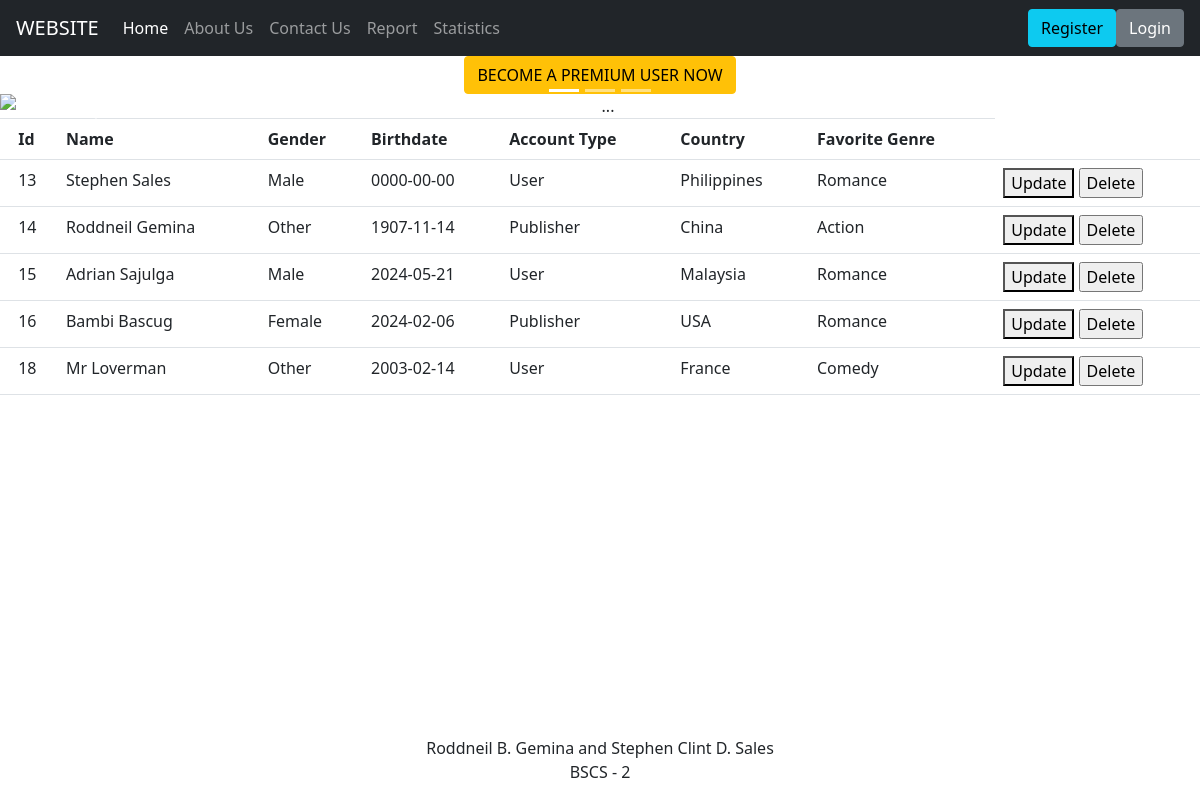
The page / on the database its author committed.
### tables this page shows
CREATE TABLE `tbluserprofile` (
  `userid` bigint(20) UNSIGNED NOT NULL,
  `firstname` varchar(20) NOT NULL,
  `lastname` varchar(20) NOT NULL,
  `gender` varchar(10) NOT NULL,
  `birthdate` date NOT NULL,
  `accType` varchar(20) NOT NULL,
  `country` varchar(100) NOT NULL,
  `favGenre` varchar(100) NOT NULL,
  `age` int(11) NOT NULL
);

### index.php (the view, shortened to what this page needs)
<!DOCTYPE html>
<html>
<head>
  <link rel="stylesheet" href="styles.css">
  <link href="https://cdn.jsdelivr.net/npm/bootstrap@5.0.2/dist/css/bootstrap.min.css" rel="stylesheet">
  <link rel="stylesheet" href="https://cdn.jsdelivr.net/npm/bootstrap@4.0.0/dist/css/bootstrap.min.css">
  <link href="https://cdn.jsdelivr.net/npm/bootstrap@5.0.0-alpha3/dist/css/bootstrap.min.css" rel="stylesheet">
  <link rel="stylesheet" href="https://cdnjs.cloudflare.com/ajax/libs/bootstrap-datepicker/1.9.0/css/bootstrap-datepicker.min.css">
  <link rel="stylesheet" href="https://cdnjs.cloudflare.com/ajax/libs/font-awesome/4.7.0/css/font-awesome.min.css">
</head>
<body>
    <nav class="navbar navbar-expand-lg navbar-dark bg-dark">
      <a class="navbar-brand" href="#">WEBSITE</a>
        <div class="collapse navbar-collapse" id="navbarText">
          <ul class="navbar-nav mr-auto">
            <li class="nav-item active">
              <a class="nav-link" href="Home.html">Home <span class="sr-only">(current)</span></a>
            </li>
            <li class="nav-item">
                <a class="nav-link" href="AboutUs.html">About Us</a>
            </li>
            <li class="nav-item">
                <a class="nav-link" href="ContactUs.html">Contact Us</a>
            </li>
            <li class="nav-item">
                <a class="nav-link" href="report.php">Report</a>
            </li>
            <li class="nav-item">
                <a class="nav-link" href="stats.php">Statistics</a>
            </li>
          </ul>
        </div>
        <button type="button" class="btn btn-info" data-bs-toggle="modal" data-bs-target="#regModal">
          Register
        </button>
        <button type="button" class="btn btn-secondary" data-bs-toggle="modal" data-bs-target="#loginModal" id="loginbtn">
          Login
        </button>
    </nav>
    <div class="row justify-content-evenly">
    <div class="text-center">
        <button type="button" class="btn btn-warning" data-bs-toggle="modal" data-bs-target="#premiumModal" id="premiumBtn">
          BECOME A PREMIUM USER NOW
        </button>
    </div>
    <div id="carouselExampleCaptions" class="carousel slide" data-bs-ride="carousel">
      <div class="carousel-indicators">
        <button type="button" data-bs-target="#carouselExampleCaptions" data-bs-slide-to="0" class="active" aria-current="true" aria-label="Slide 1"></button>
        <button type="button" data-bs-target="#carouselExampleCaptions" data-bs-slide-to="1" aria-label="Slide 2"></button>
        <button type="button" data-bs-target="#carouselExampleCaptions" data-bs-slide-to="2" aria-label="Slide 3"></button>
      </div>
      <div class="carousel-inner">
        <div class="carousel-item active">
          <img src="pic5.jpg" class="d-block w-100" alt="...">
          <div class="carousel-caption d-none d-md-block">
          </div>
        </div>
      </div>
      <button class="carousel-control-prev" type="button" data-bs-target="#carouselExampleCaptions" data-bs-slide="prev">
        <span class="carousel-control-prev-icon" aria-hidden="true"></span>
      </button>
      <button class="carousel-control-next" type="button" data-bs-target="#carouselExampleCaptions" data-bs-slide="next">
        <span class="carousel-control-next-icon" aria-hidden="true"></span>
      </button>
    </div>
  </div>
  <?php
    $con = mysqli_connect("127.0.0.1","root","","dbsalesf1");
    $sql = "SELECT userid, firstname, lastname, gender, birthdate, accType, country, favGenre FROM tblUserProfile";
    $result = mysqli_query($con, $sql);
    if(mysqli_num_rows($result) > 0)
    {
       echo '<table class="table"> <tr> <th></th> <th> Id </th> <th> Name </th> <th> Gender </th> <th> Birthdate </th> <th> Account Type </th> <th> Country </th> <th> Favorite Genre </th> </tr>';
       while($row = mysqli_fetch_assoc($result)){
           echo '<form method="post"> <tr ><td></td> <td name="uid">' . $row["userid"] . '</td>
           <td>' . $row["firstname"] ." ". $row["lastname"] . '</td>
           <td> ' . $row["gender"] . '</td>
           <td>' . $row["birthdate"] . '</td>
           <td>' . $row["accType"] . '</td>
           <td>' . $row["country"] . '</td>
           <td>' . $row["favGenre"] . '</td>
           <td> <button type="button" name="btnUpdate" data-bs-toggle="modal" data-bs-target="#updateModal" id="updatebtn">Update</button>
            <input type="submit" name="btnDelete" value="Delete"> </td> </tr> </form>
        <div class="modal fade" id="updateModal" tabindex="-1" aria-labelledby="regModalLabel" aria-hidden="true">
          <div class="modal-dialog">
            <div class="modal-content">
            <form method="post">
              <div class="modal-header">
                <h5 class="modal-title" id="exampleModalLabel">Update</h5>
                <button type="button" class="btn-close" data-bs-dismiss="modal" aria-label="Close"></button>
              </div>
              <div class="modal-body">
                <div class="input-group mb-3">
                  <span class="input-group-text" id="addon-wrapping">First Name</span>
                  <input name="new_fname" type="text" aria-label="First name" class="form-control">
                </div>
                <div class="input-group mb-3">
                  <span class="input-group-text" id="addon-wrapping">Last Name</span>
                  <input name="new_lname" type="text" aria-label="First name" class="form-control">
                </div>
              </div>
              <div class="modal-footer">
                <button type="button" class="btn btn-secondary" data-bs-dismiss="modal">Close</button>
                <input type="submit" class="btn btn-primary" name="updateSubmit">
              </div>
            </form>
            </div>
          </div>
        </div>';
       }
       echo '</table>';
    }
    else
    {
        echo "0 results";
    }
?>
    <footer class="bg-body-tertiary text-center text-lg-start fixed-bottom" id="footer">
      <div class="text-center p-3" id="footertext">
        Roddneil B. Gemina and Stephen Clint D. Sales
        <br/>
        BSCS - 2
      </div>
    </footer>
</body>
</html>

### rows shown on the page
tbluserprofile: userid "13", firstname "Stephen", lastname "Sales", gender "Male", birthdate "0000-00-00", accType "User", country "Philippines", favGenre "Romance"
tbluserprofile: userid "14", firstname "Roddneil", lastname "Gemina", gender "Other", birthdate "1907-11-14", accType "Publisher", country "China", favGenre "Action"
tbluserprofile: userid "15", firstname "Adrian", lastname "Sajulga", gender "Male", birthdate "2024-05-21", accType "User", country "Malaysia", favGenre "Romance"
tbluserprofile: userid "16", firstname "Bambi", lastname "Bascug", gender "Female", birthdate "2024-02-06", accType "Publisher", country "USA", favGenre "Romance"
tbluserprofile: userid "18", firstname "Mr", lastname "Loverman", gender "Other", birthdate "2003-02-14", accType "User", country "France", favGenre "Comedy"
